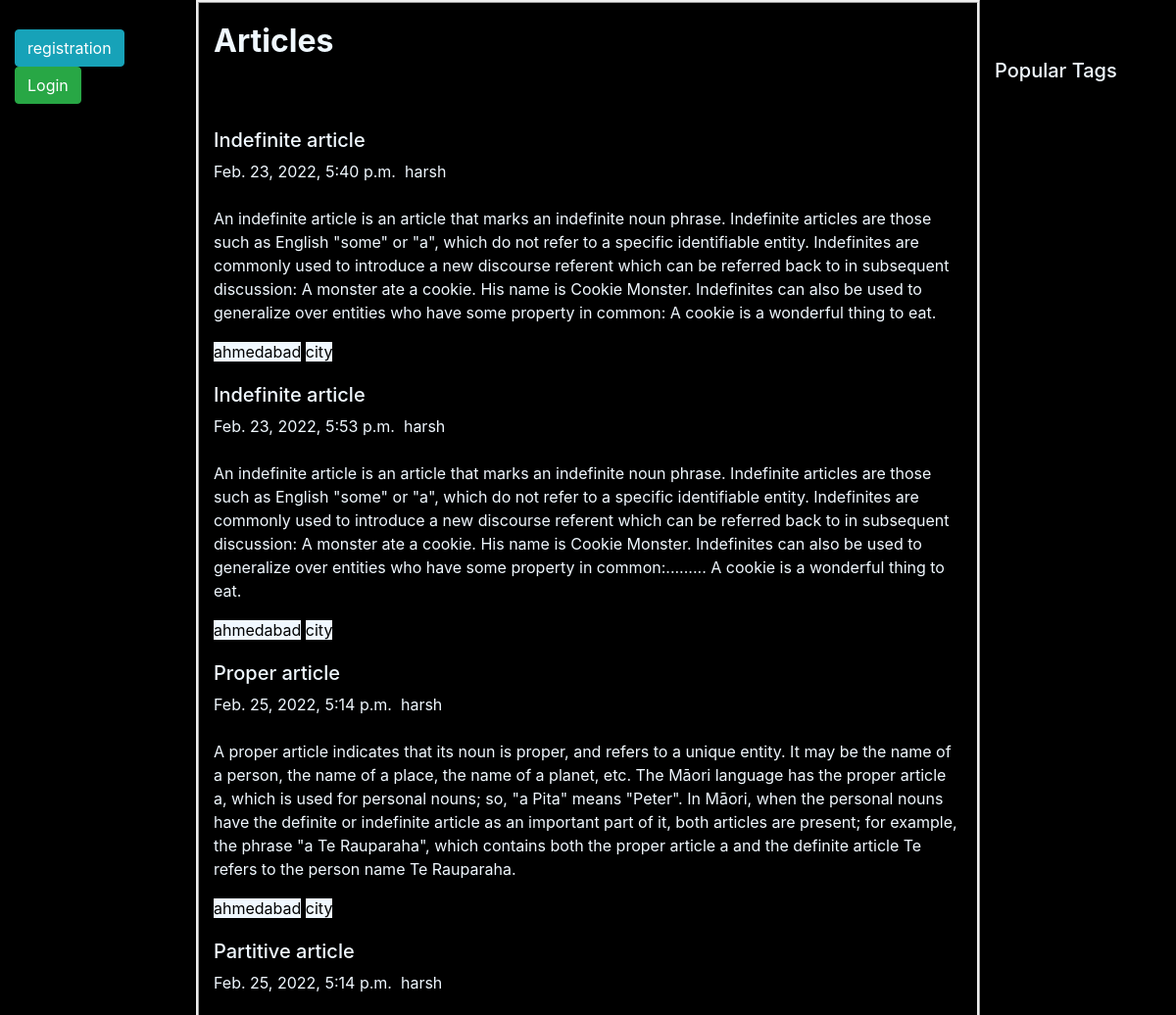
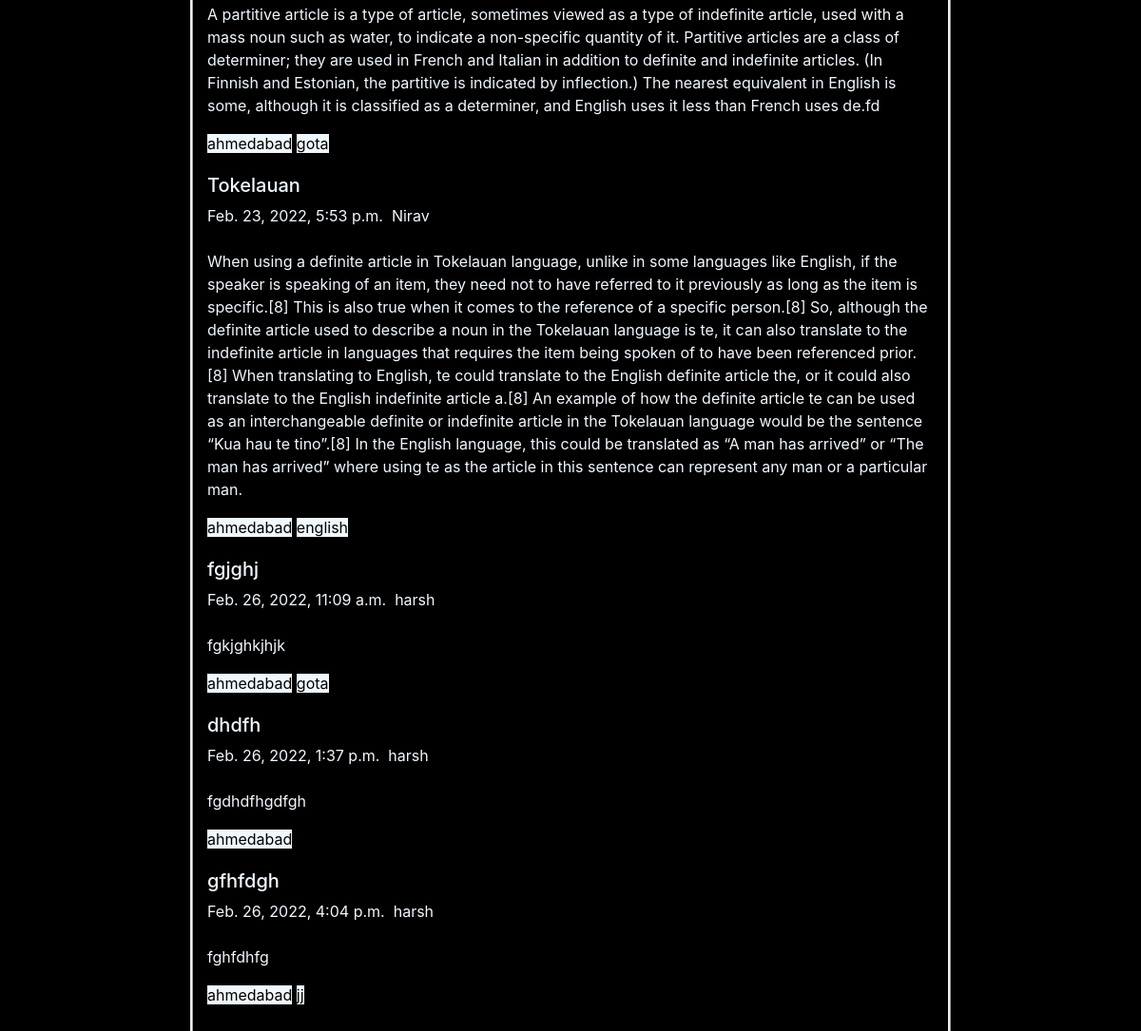
/tag_data/ahmedabad, run on the app's committed database (2 pictures, top to bottom).
### article/models.py (models this page shows)
class Article(models.Model):
    user = models.ForeignKey(User,on_delete=models.CASCADE)
    title = models.CharField(max_length=100)
    content = models.CharField(max_length=500)
    draft = models.BooleanField(default=False)
    date = models.DateTimeField(default=datetime.now())

### article_tag/models.py (models this page shows)
class Article_tag(models.Model):
    article = models.ForeignKey(Article,on_delete=models.CASCADE)
    article_tag = models.CharField(max_length=10)

### article/views.py (the view)
# urls.py: path("",views.article_list,name=""),
def article_list(request,tag_name=None):
    if tag_name==None:
        article_data=Article_tag.objects.filter(article__draft=False).values("article_id","article__user__first_name","article__title","article__content","article_tag","article__date")
        all_tags = []
        tag_split={}
        for q in article_data:
            all_tags+= q["article_tag"].split(",")
            tag_id=q["article_id"]
            tag_split[tag_id]=q["article_tag"].split(",")
        tag = Tag.objects.filter(tag_name__in=all_tags).values('tag_name')
        tags={}
        for i in tag:
            tag_na=i["tag_name"]
            tag_count=all_tags.count(tag_na)
            tags[tag_na]=tag_count
        paginator = Paginator(article_data, 5)
        page_number = request.GET.get('page')
        article_data = paginator.get_page(page_number)
        return render(request,"articles.html",{'article_data':article_data,'tags':tags,'tag_split':tag_split})
    else:
        article_data=Article_tag.objects.filter(article__draft=False,article_tag__contains=tag_name).values("article_id","article__user__first_name","article__title","article__content","article_tag","article__date")
        tag_split={}
        for i in article_data:
            tag_name=i["article_tag"].split(",")
            tag_id=i["article_id"]
            tag_split[tag_id]=tag_name
        return render(request,"articles.html",{'article_data':article_data,'tag_split':tag_split})

### article/templates/articles.html (shortened to what this page needs)
<!DOCTYPE html>
<html lang="en">
<head>
<link rel="stylesheet" href="https://maxcdn.bootstrapcdn.com/bootstrap/4.5.2/css/bootstrap.min.css">
</head>
<body style="background-color: black;">
    <div class="container-fluid">
        <div class="row">
          <div class="col-sm-2" >
            <div class="header__actions">
              {% if user.is_authenticated %}
              <a href="/user_logout" class="btn btn-warning" style="margin-top:20px;">Logout</a>
              <div style="color: aliceblue;margin-top:20px;"><h4>Welcome {{request.user.first_name}}</h4></div>
              {% else %}
              <div style="margin-top:30px;"s>
              <a href="/user_registration" class="btn btn-info"  >registration</a>
            <a href="/user_login" class="btn btn-success">Login</a>
          </div>
              {% endif %}
          {% if article_dataa %}
        </div>
      </div>
      <div class="col-sm-8" style="border-style: ridge;color: aliceblue;">
          <h2 style="margin-top:20px;"><b>Articles</b></h2>
          <div style="margin-top:70px;">
        {% for x in article_dataa %}
        <div style="margin-top: 20px;"><h5>{{x.article__title}}</h5></div>
        <div><span>{{x.article__date}}</span>&nbsp;&nbsp;<span>{{x.article__user__first_name}}</span></div><br>
        <div><p>{{x.article__content}}</p></div>
        {% for key,value in all.items %}
                {% if key == x.article_id %}
                {% for i in value %}
                <span style="background-color: aliceblue; color: black;">{{i}}</span>
            {% endfor %}
            {% endif %}
                {% endfor %}
        {% endfor %}
      </div>
      </div>
          {% else %}
          </div>
          </div>
          <div class="col-sm-8" style="border-style: ridge;color: aliceblue;">
              <h2 style="margin-top:20px;"><b>Articles</b></h2>
              <div style="margin-top:70px;">
            {% for x in article_data %}
            <div style="margin-top: 20px;"><h5>{{x.article__title}}</h5></div>
            <div><span>{{x.article__date}}</span>&nbsp;&nbsp;<span>{{x.article__user__first_name}}</span></div><br>
            <div><p>{{x.article__content}}</p></div>
              {% for key,value in tag_split.items %}
                {% if key == x.article_id %}
                {% for i in value %}
                  <span style="background-color: aliceblue; color: black;">{{i}}</span>
            {% endfor %}
            {% endif %}
                {% endfor %}
            {% endfor %}
      <div class="container p-4">
        </div>
          </div>
          </div>
          {% endif %}
          <div class="col-sm-2">
              <div style="margin-top:60px;color: aliceblue;" ><h5>Popular Tags</h5></div>
          </div>
        </div>
      </div>
</body>
</html>

### data on the page
Article: article__title "Indefinite article", article__date "Feb. 23, 2022, 5:40 p.m.", article__user__first_name "harsh", article__content "An indefinite article is an article that marks an indefinite noun phrase. Indefinite articles are those such as English \"some\" or \"a\", which do not refer to a specific identifiable entity. Indefinites are commonly used to introduce a new discourse referent which can be referred back to in subsequent discussion: A monster ate a cookie. His name is Cookie Monster. Indefinites can also be used to generalize over entities who have some property in common: A cookie is a wonderful thing to eat.", value "city"
Article_tag: article_tag "ahmedabad"
Article: article__title "Indefinite article", article__date "Feb. 23, 2022, 5:53 p.m.", article__user__first_name "harsh", article__content "An indefinite article is an article that marks an indefinite noun phrase. Indefinite articles are those such as English \"some\" or \"a\", which do not refer to a specific identifiable entity. Indefinites are commonly used to introduce a new discourse referent which can be referred back to in subsequent discussion: A monster ate a cookie. His name is Cookie Monster. Indefinites can also be used to generalize over entities who have some property in common:......... A cookie is a wonderful thing to eat.", value "city"
Article: article__title "Proper article", article__date "Feb. 25, 2022, 5:14 p.m.", article__user__first_name "harsh", article__content "A proper article indicates that its noun is proper, and refers to a unique entity. It may be the name of a person, the name of a place, the name of a planet, etc. The Māori language has the proper article a, which is used for personal nouns; so, \"a Pita\" means \"Peter\". In Māori, when the personal nouns have the definite or indefinite article as an important part of it, both articles are present; for example, the phrase \"a Te Rauparaha\", which contains both the proper article a and the definite article Te refers to the person name Te Rauparaha.", value "city"
Article: article__title "Partitive article", article__date "Feb. 25, 2022, 5:14 p.m.", article__user__first_name "harsh", article__content "A partitive article is a type of article, sometimes viewed as a type of indefinite article, used with a mass noun such as water, to indicate a non-specific quantity of it. Partitive articles are a class of determiner; they are used in French and Italian in addition to definite and indefinite articles. (In Finnish and Estonian, the partitive is indicated by inflection.) The nearest equivalent in English is some, although it is classified as a determiner, and English uses it less than French uses de.fd"
Article_tag: article_tag "gota"
Article: article__title "Tokelauan", article__date "Feb. 23, 2022, 5:53 p.m.", article__user__first_name "Nirav", article__content "When using a definite article in Tokelauan language, unlike in some languages like English, if the speaker is speaking of an item, they need not to have referred to it previously as long as the item is specific.[8] This is also true when it comes to the reference of a specific person.[8] So, although the definite article used to describe a noun in the Tokelauan language is te, it can also translate to the indefinite article in languages that requires the item being spoken of to have been referenced prior.[8] When translating to English, te could translate to the English definite article the, or it could also translate to the English indefinite article a.[8] An example of how the definite…"
Article_tag: article_tag "english"
Article: article__title "fgjghj", article__date "Feb. 26, 2022, 11:09 a.m.", article__user__first_name "harsh", article__content "fgkjghkjhjk"
Article: article__title "dhdfh", article__date "Feb. 26, 2022, 1:37 p.m.", article__user__first_name "harsh", article__content "fgdhdfhgdfgh"
Article: article__title "gfhfdgh", article__date "Feb. 26, 2022, 4:04 p.m.", article__user__first_name "harsh", article__content "fghfdhfg", value "jj"
